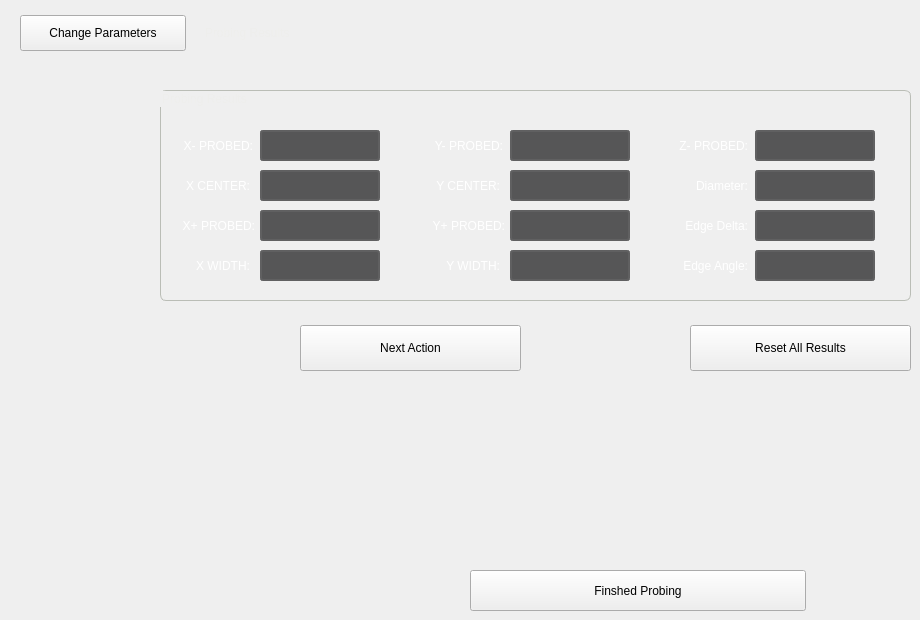
   <widget class="QWidget" name="page_displayResults">
    <widget class="QPushButton" name="buttonChangeParams">
     <property name="geometry">
      <rect>
       <x>20</x>
       <y>15</y>
       <width>166</width>
       <height>36</height>
      </rect>
     </property>
     <property name="text">
      <string>Change Parameters</string>
     </property>
    </widget>
    <widget class="QLabel" name="labelSelectedRoutine_2">
     <property name="geometry">
      <rect>
       <x>205</x>
       <y>20</y>
       <width>316</width>
       <height>26</height>
      </rect>
     </property>
     <property name="styleSheet">
      <string notr="true">QLabel{
    color: rgb(238, 238, 236);
	font: 14pt &quot;Bebas Kai&quot;;
}</string>
     </property>
     <property name="text">
      <string>Probing Results</string>
     </property>
    </widget>
    <widget class="QGroupBox" name="groupBoxOutside_4">
     <property name="geometry">
      <rect>
       <x>160</x>
       <y>90</y>
       <width>751</width>
       <height>211</height>
      </rect>
     </property>
     <property name="styleSheet">
      <string notr="true">QGroupBox{
    color: rgb(238, 238, 236);
	font: 14pt &quot;Bebas Kai&quot;;
	border-style: solid;
    border-color: rgb(186, 189, 182);
    border-width: 1px;
    border-radius: 6px;
}</string>
     </property>
     <property name="title">
      <string>Probing Results</string>
     </property>
     <widget class="StatusLabel" name="z_minus_probed_position">
      <property name="geometry">
       <rect>
        <x>595</x>
        <y>40</y>
        <width>120</width>
        <height>31</height>
       </rect>
      </property>
      <property name="sizePolicy">
       <sizepolicy hsizetype="Fixed" vsizetype="Fixed">
        <horstretch>0</horstretch>
        <verstretch>0</verstretch>
       </sizepolicy>
      </property>
      <property name="minimumSize">
       <size>
        <width>80</width>
        <height>31</height>
       </size>
      </property>
      <property name="maximumSize">
       <size>
        <width>120</width>
        <height>31</height>
       </size>
      </property>
      <property name="styleSheet">
       <string notr="true">QLabel {
    border-style: solid;
    border-color: rgb(96, 96, 97);
    border-width: 2px;
    border-radius: 3px;
    color: white;
    background: rgb(86, 86, 87);
	 font: 17pt &quot;Bebas Kai&quot;;
}</string>
      </property>
      <property name="text">
       <string/>
      </property>
      <property name="alignment">
       <set>Qt::AlignRight|Qt::AlignTrailing|Qt::AlignVCenter</set>
      </property>
      <property name="rules" stdset="0">
       <string>[]</string>
      </property>
      <property name="format" stdset="0">
       <string>{:5.3f}</string>
      </property>
     </widget>
     <widget class="StatusLabel" name="edge_delta">
      <property name="geometry">
       <rect>
        <x>595</x>
        <y>120</y>
        <width>120</width>
        <height>31</height>
       </rect>
      </property>
      <property name="sizePolicy">
       <sizepolicy hsizetype="Fixed" vsizetype="Fixed">
        <horstretch>0</horstretch>
        <verstretch>0</verstretch>
       </sizepolicy>
      </property>
      <property name="minimumSize">
       <size>
        <width>80</width>
        <height>31</height>
       </size>
      </property>
      <property name="maximumSize">
       <size>
        <width>120</width>
        <height>31</height>
       </size>
      </property>
      <property name="styleSheet">
       <string notr="true">QLabel {
    border-style: solid;
    border-color: rgb(96, 96, 97);
    border-width: 2px;
    border-radius: 3px;
    color: white;
    background: rgb(86, 86, 87);
	 font: 17pt &quot;Bebas Kai&quot;;
}</string>
      </property>
      <property name="text">
       <string/>
      </property>
      <property name="alignment">
       <set>Qt::AlignRight|Qt::AlignTrailing|Qt::AlignVCenter</set>
      </property>
      <property name="rules" stdset="0">
       <string>[]</string>
      </property>
      <property name="format" stdset="0">
       <string>{:5.3f}</string>
      </property>
     </widget>
     <widget class="QLabel" name="label_100">
      <property name="geometry">
       <rect>
        <x>260</x>
        <y>160</y>
        <width>80</width>
        <height>31</height>
       </rect>
      </property>
      <property name="sizePolicy">
       <sizepolicy hsizetype="Fixed" vsizetype="Fixed">
        <horstretch>0</horstretch>
        <verstretch>0</verstretch>
       </sizepolicy>
      </property>
      <property name="minimumSize">
       <size>
        <width>80</width>
        <height>31</height>
       </size>
      </property>
      <property name="maximumSize">
       <size>
        <width>80</width>
        <height>30</height>
       </size>
      </property>
      <property name="styleSheet">
       <string notr="true">QLabel{
font: 75 14pt &quot;Bebas Kai&quot;;
color: white;
}</string>
      </property>
      <property name="lineWidth">
       <number>0</number>
      </property>
      <property name="text">
       <string>Y WIDTH:</string>
      </property>
      <property name="alignment">
       <set>Qt::AlignRight|Qt::AlignTrailing|Qt::AlignVCenter</set>
      </property>
      <property name="indent">
       <number>0</number>
      </property>
     </widget>
     <widget class="StatusLabel" name="x_minus_probed_position">
      <property name="geometry">
       <rect>
        <x>100</x>
        <y>40</y>
        <width>120</width>
        <height>31</height>
       </rect>
      </property>
      <property name="sizePolicy">
       <sizepolicy hsizetype="Fixed" vsizetype="Fixed">
        <horstretch>0</horstretch>
        <verstretch>0</verstretch>
       </sizepolicy>
      </property>
      <property name="minimumSize">
       <size>
        <width>80</width>
        <height>31</height>
       </size>
      </property>
      <property name="maximumSize">
       <size>
        <width>120</width>
        <height>31</height>
       </size>
      </property>
      <property name="styleSheet">
       <string notr="true">QLabel {
    border-style: solid;
    border-color: rgb(96, 96, 97);
    border-width: 2px;
    border-radius: 3px;
    color: white;
    background: rgb(86, 86, 87);
	 font: 17pt &quot;Bebas Kai&quot;;
}</string>
      </property>
      <property name="text">
       <string/>
      </property>
      <property name="alignment">
       <set>Qt::AlignRight|Qt::AlignTrailing|Qt::AlignVCenter</set>
      </property>
      <property name="rules" stdset="0">
       <string>[]</string>
      </property>
      <property name="format" stdset="0">
       <string>{:5.3f}</string>
      </property>
     </widget>
     <widget class="QLabel" name="label_115">
      <property name="geometry">
       <rect>
        <x>505</x>
        <y>160</y>
        <width>83</width>
        <height>31</height>
       </rect>
      </property>
      <property name="sizePolicy">
       <sizepolicy hsizetype="Preferred" vsizetype="Fixed">
        <horstretch>0</horstretch>
        <verstretch>0</verstretch>
       </sizepolicy>
      </property>
      <property name="minimumSize">
       <size>
        <width>0</width>
        <height>31</height>
       </size>
      </property>
      <property name="maximumSize">
       <size>
        <width>16777215</width>
        <height>30</height>
       </size>
      </property>
      <property name="styleSheet">
       <string notr="true">QLabel{
font: 75 14pt &quot;Bebas Kai&quot;;
color: white;
}</string>
      </property>
      <property name="frameShape">
       <enum>QFrame::NoFrame</enum>
      </property>
      <property name="lineWidth">
       <number>0</number>
      </property>
      <property name="text">
       <string>Edge Angle:</string>
      </property>
      <property name="alignment">
       <set>Qt::AlignRight|Qt::AlignTrailing|Qt::AlignVCenter</set>
      </property>
      <property name="indent">
       <number>0</number>
      </property>
     </widget>
     <widget class="StatusLabel" name="y_probed_width">
      <property name="geometry">
       <rect>
        <x>350</x>
        <y>160</y>
        <width>120</width>
        <height>31</height>
       </rect>
      </property>
      <property name="sizePolicy">
       <sizepolicy hsizetype="Fixed" vsizetype="Fixed">
        <horstretch>0</horstretch>
        <verstretch>0</verstretch>
       </sizepolicy>
      </property>
      <property name="minimumSize">
       <size>
        <width>80</width>
        <height>31</height>
       </size>
      </property>
      <property name="maximumSize">
       <size>
        <width>120</width>
        <height>31</height>
       </size>
      </property>
      <property name="styleSheet">
       <string notr="true">QLabel {
    border-style: solid;
    border-color: rgb(96, 96, 97);
    border-width: 2px;
    border-radius: 3px;
    color: white;
    background: rgb(86, 86, 87);
	 font: 17pt &quot;Bebas Kai&quot;;
}</string>
      </property>
      <property name="text">
       <string/>
      </property>
      <property name="alignment">
       <set>Qt::AlignRight|Qt::AlignTrailing|Qt::AlignVCenter</set>
      </property>
      <property name="rules" stdset="0">
       <string>[]</string>
      </property>
      <property name="format" stdset="0">
       <string>{:5.3f}</string>
      </property>
     </widget>
     <widget class="QLabel" name="label_99">
      <property name="geometry">
       <rect>
        <x>265</x>
        <y>120</y>
        <width>80</width>
        <height>31</height>
       </rect>
      </property>
      <property name="sizePolicy">
       <sizepolicy hsizetype="Fixed" vsizetype="Fixed">
        <horstretch>0</horstretch>
        <verstretch>0</verstretch>
       </sizepolicy>
      </property>
      <property name="minimumSize">
       <size>
        <width>80</width>
        <height>31</height>
       </size>
      </property>
      <property name="maximumSize">
       <size>
        <width>80</width>
        <height>30</height>
       </size>
      </property>
      <property name="styleSheet">
       <string notr="true">QLabel{
font: 75 14pt &quot;Bebas Kai&quot;;
color: white;
}</string>
      </property>
      <property name="frameShape">
       <enum>QFrame::NoFrame</enum>
      </property>
      <property name="lineWidth">
       <number>0</number>
      </property>
      <property name="text">
       <string>Y+ PROBED:</string>
      </property>
      <property name="alignment">
       <set>Qt::AlignRight|Qt::AlignTrailing|Qt::AlignVCenter</set>
      </property>
      <property name="indent">
       <number>0</number>
      </property>
     </widget>
     <widget class="StatusLabel" name="edge_angle">
      <property name="geometry">
       <rect>
        <x>595</x>
        <y>160</y>
        <width>120</width>
        <height>31</height>
       </rect>
      </property>
      <property name="sizePolicy">
       <sizepolicy hsizetype="Fixed" vsizetype="Fixed">
        <horstretch>0</horstretch>
        <verstretch>0</verstretch>
       </sizepolicy>
      </property>
      <property name="minimumSize">
       <size>
        <width>80</width>
        <height>31</height>
       </size>
      </property>
      <property name="maximumSize">
       <size>
        <width>120</width>
        <height>31</height>
       </size>
      </property>
      <property name="styleSheet">
       <string notr="true">QLabel {
    border-style: solid;
    border-color: rgb(96, 96, 97);
    border-width: 2px;
    border-radius: 3px;
    color: white;
    background: rgb(86, 86, 87);
	 font: 17pt &quot;Bebas Kai&quot;;
}</string>
      </property>
      <property name="text">
       <string/>
      </property>
      <property name="alignment">
       <set>Qt::AlignRight|Qt::AlignTrailing|Qt::AlignVCenter</set>
      </property>
      <property name="rules" stdset="0">
       <string>[]</string>
      </property>
      <property name="format" stdset="0">
       <string>{:5.3f}</string>
      </property>
     </widget>
     <widget class="QLabel" name="label_111">
      <property name="geometry">
       <rect>
        <x>505</x>
        <y>80</y>
        <width>83</width>
        <height>31</height>
       </rect>
      </property>
      <property name="sizePolicy">
       <sizepolicy hsizetype="Preferred" vsizetype="Fixed">
        <horstretch>0</horstretch>
        <verstretch>0</verstretch>
       </sizepolicy>
      </property>
      <property name="minimumSize">
       <size>
        <width>0</width>
        <height>31</height>
       </size>
      </property>
      <property name="maximumSize">
       <size>
        <width>16777215</width>
        <height>30</height>
       </size>
      </property>
      <property name="styleSheet">
       <string notr="true">QLabel{
font: 75 14pt &quot;Bebas Kai&quot;;
color: white;
}</string>
      </property>
      <property name="frameShape">
       <enum>QFrame::NoFrame</enum>
      </property>
      <property name="lineWidth">
       <number>0</number>
      </property>
      <property name="text">
       <string>Diameter:</string>
      </property>
      <property name="alignment">
       <set>Qt::AlignRight|Qt::AlignTrailing|Qt::AlignVCenter</set>
      </property>
      <property name="indent">
       <number>0</number>
      </property>
     </widget>
     <widget class="QLabel" name="label_98">
      <property name="geometry">
       <rect>
        <x>15</x>
        <y>120</y>
        <width>80</width>
        <height>31</height>
       </rect>
      </property>
      <property name="sizePolicy">
       <sizepolicy hsizetype="Fixed" vsizetype="Fixed">
        <horstretch>0</horstretch>
        <verstretch>0</verstretch>
       </sizepolicy>
      </property>
      <property name="minimumSize">
       <size>
        <width>80</width>
        <height>31</height>
       </size>
      </property>
      <property name="maximumSize">
       <size>
        <width>80</width>
        <height>30</height>
       </size>
      </property>
      <property name="styleSheet">
       <string notr="true">QLabel{
font: 75 14pt &quot;Bebas Kai&quot;;
color: white;
}</string>
      </property>
      <property name="frameShape">
       <enum>QFrame::NoFrame</enum>
      </property>
      <property name="lineWidth">
       <number>0</number>
      </property>
      <property name="text">
       <string>X+ PROBED:</string>
      </property>
      <property name="alignment">
       <set>Qt::AlignRight|Qt::AlignTrailing|Qt::AlignVCenter</set>
      </property>
      <property name="indent">
       <number>0</number>
      </property>
     </widget>
     <widget class="StatusLabel" name="y_plus_probed_position">
      <property name="geometry">
       <rect>
        <x>350</x>
        <y>120</y>
        <width>120</width>
        <height>31</height>
       </rect>
      </property>
      <property name="sizePolicy">
       <sizepolicy hsizetype="Fixed" vsizetype="Fixed">
        <horstretch>0</horstretch>
        <verstretch>0</verstretch>
       </sizepolicy>
      </property>
      <property name="minimumSize">
       <size>
        <width>80</width>
        <height>31</height>
       </size>
      </property>
      <property name="maximumSize">
       <size>
        <width>120</width>
        <height>31</height>
       </size>
      </property>
      <property name="styleSheet">
       <string notr="true">QLabel {
    border-style: solid;
    border-color: rgb(96, 96, 97);
    border-width: 2px;
    border-radius: 3px;
    color: white;
    background: rgb(86, 86, 87);
	 font: 17pt &quot;Bebas Kai&quot;;
}</string>
      </property>
      <property name="text">
       <string/>
      </property>
      <property name="alignment">
       <set>Qt::AlignRight|Qt::AlignTrailing|Qt::AlignVCenter</set>
      </property>
      <property name="rules" stdset="0">
       <string>[]</string>
      </property>
      <property name="format" stdset="0">
       <string>{:5.3f}</string>
      </property>
     </widget>
     <widget class="StatusLabel" name="y_minus_probed_position">
      <property name="geometry">
       <rect>
        <x>350</x>
        <y>40</y>
        <width>120</width>
        <height>31</height>
       </rect>
      </property>
      <property name="sizePolicy">
       <sizepolicy hsizetype="Fixed" vsizetype="Fixed">
        <horstretch>0</horstretch>
        <verstretch>0</verstretch>
       </sizepolicy>
      </property>
      <property name="minimumSize">
       <size>
        <width>80</width>
        <height>31</height>
       </size>
      </property>
      <property name="maximumSize">
       <size>
        <width>120</width>
        <height>31</height>
       </size>
      </property>
      <property name="styleSheet">
       <string notr="true">QLabel {
    border-style: solid;
    border-color: rgb(96, 96, 97);
    border-width: 2px;
    border-radius: 3px;
    color: white;
    background: rgb(86, 86, 87);
	 font: 17pt &quot;Bebas Kai&quot;;
}</string>
      </property>
      <property name="text">
       <string/>
      </property>
      <property name="alignment">
       <set>Qt::AlignRight|Qt::AlignTrailing|Qt::AlignVCenter</set>
      </property>
      <property name="rules" stdset="0">
       <string>[]</string>
      </property>
      <property name="format" stdset="0">
       <string>{:5.3f}</string>
      </property>
     </widget>
     <widget class="QLabel" name="label_113">
      <property name="geometry">
       <rect>
        <x>10</x>
        <y>80</y>
        <width>80</width>
        <height>31</height>
       </rect>
      </property>
      <property name="sizePolicy">
       <sizepolicy hsizetype="Fixed" vsizetype="Fixed">
        <horstretch>0</horstretch>
        <verstretch>0</verstretch>
       </sizepolicy>
      </property>
      <property name="minimumSize">
       <size>
        <width>80</width>
        <height>31</height>
       </size>
      </property>
      <property name="maximumSize">
       <size>
        <width>80</width>
        <height>30</height>
       </size>
      </property>
      <property name="styleSheet">
       <string notr="true">QLabel{
font: 75 14pt &quot;Bebas Kai&quot;;
color: white;
}</string>
      </property>
      <property name="lineWidth">
       <number>0</number>
      </property>
      <property name="text">
       <string>X CENTER:</string>
      </property>
      <property name="alignment">
       <set>Qt::AlignRight|Qt::AlignTrailing|Qt::AlignVCenter</set>
      </property>
      <property name="indent">
       <number>0</number>
      </property>
     </widget>
     <widget class="QLabel" name="label_109">
      <property name="geometry">
       <rect>
        <x>260</x>
        <y>40</y>
        <width>83</width>
        <height>31</height>
       </rect>
      </property>
      <property name="sizePolicy">
       <sizepolicy hsizetype="Preferred" vsizetype="Fixed">
        <horstretch>0</horstretch>
        <verstretch>0</verstretch>
       </sizepolicy>
      </property>
      <property name="minimumSize">
       <size>
        <width>0</width>
        <height>31</height>
       </size>
      </property>
      <property name="maximumSize">
       <size>
        <width>16777215</width>
        <height>30</height>
       </size>
      </property>
      <property name="styleSheet">
       <string notr="true">QLabel{
font: 75 14pt &quot;Bebas Kai&quot;;
color: white;
}</string>
      </property>
      <property name="frameShape">
       <enum>QFrame::NoFrame</enum>
      </property>
      <property name="lineWidth">
       <number>0</number>
      </property>
      <property name="text">
       <string>Y- PROBED:</string>
      </property>
      <property name="alignment">
       <set>Qt::AlignRight|Qt::AlignTrailing|Qt::AlignVCenter</set>
      </property>
      <property name="indent">
       <number>0</number>
      </property>
     </widget>
     <widget class="StatusLabel" name="probed_diameter">
      <property name="geometry">
       <rect>
        <x>595</x>
        <y>80</y>
        <width>120</width>
        <height>31</height>
       </rect>
      </property>
      <property name="sizePolicy">
       <sizepolicy hsizetype="Fixed" vsizetype="Fixed">
        <horstretch>0</horstretch>
        <verstretch>0</verstretch>
       </sizepolicy>
      </property>
      <property name="minimumSize">
       <size>
        <width>80</width>
        <height>31</height>
       </size>
      </property>
      <property name="maximumSize">
       <size>
        <width>120</width>
        <height>31</height>
       </size>
      </property>
      <property name="styleSheet">
       <string notr="true">QLabel {
    border-style: solid;
    border-color: rgb(96, 96, 97);
    border-width: 2px;
    border-radius: 3px;
    color: white;
    background: rgb(86, 86, 87);
	 font: 17pt &quot;Bebas Kai&quot;;
}</string>
      </property>
      <property name="text">
       <string/>
      </property>
      <property name="alignment">
       <set>Qt::AlignRight|Qt::AlignTrailing|Qt::AlignVCenter</set>
      </property>
      <property name="rules" stdset="0">
       <string>[]</string>
      </property>
      <property name="format" stdset="0">
       <string>{:5.3f}</string>
      </property>
     </widget>
     <widget class="StatusLabel" name="x_plus_probed_position">
      <property name="geometry">
       <rect>
        <x>100</x>
        <y>120</y>
        <width>120</width>
        <height>31</height>
       </rect>
      </property>
      <property name="sizePolicy">
       <sizepolicy hsizetype="Fixed" vsizetype="Fixed">
        <horstretch>0</horstretch>
        <verstretch>0</verstretch>
       </sizepolicy>
      </property>
      <property name="minimumSize">
       <size>
        <width>80</width>
        <height>31</height>
       </size>
      </property>
      <property name="maximumSize">
       <size>
        <width>120</width>
        <height>31</height>
       </size>
      </property>
      <property name="styleSheet">
       <string notr="true">QLabel {
    border-style: solid;
    border-color: rgb(96, 96, 97);
    border-width: 2px;
    border-radius: 3px;
    color: white;
    background: rgb(86, 86, 87);
	 font: 17pt &quot;Bebas Kai&quot;;
}</string>
      </property>
      <property name="text">
       <string/>
      </property>
      <property name="alignment">
       <set>Qt::AlignRight|Qt::AlignTrailing|Qt::AlignVCenter</set>
      </property>
      <property name="rules" stdset="0">
       <string>[]</string>
      </property>
      <property name="format" stdset="0">
       <string>{:5.3f}</string>
      </property>
     </widget>
     <widget class="StatusLabel" name="y_center_probed_position">
      <property name="geometry">
       <rect>
        <x>350</x>
        <y>80</y>
        <width>120</width>
        <height>31</height>
       </rect>
      </property>
      <property name="sizePolicy">
       <sizepolicy hsizetype="Fixed" vsizetype="Fixed">
        <horstretch>0</horstretch>
        <verstretch>0</verstretch>
       </sizepolicy>
      </property>
      <property name="minimumSize">
       <size>
        <width>80</width>
        <height>31</height>
       </size>
      </property>
      <property name="maximumSize">
       <size>
        <width>120</width>
        <height>31</height>
       </size>
      </property>
      <property name="styleSheet">
       <string notr="true">QLabel {
    border-style: solid;
    border-color: rgb(96, 96, 97);
    border-width: 2px;
    border-radius: 3px;
    color: white;
    background: rgb(86, 86, 87);
	 font: 17pt &quot;Bebas Kai&quot;;
}</string>
      </property>
      <property name="text">
       <string/>
      </property>
      <property name="alignment">
       <set>Qt::AlignRight|Qt::AlignTrailing|Qt::AlignVCenter</set>
      </property>
      <property name="rules" stdset="0">
       <string>[]</string>
      </property>
      <property name="format" stdset="0">
       <string>{:5.3f}</string>
      </property>
     </widget>
     <widget class="StatusLabel" name="x_center_probed_position">
      <property name="geometry">
       <rect>
        <x>100</x>
        <y>80</y>
        <width>120</width>
        <height>31</height>
       </rect>
      </property>
      <property name="sizePolicy">
       <sizepolicy hsizetype="Fixed" vsizetype="Fixed">
        <horstretch>0</horstretch>
        <verstretch>0</verstretch>
       </sizepolicy>
      </property>
      <property name="minimumSize">
       <size>
        <width>80</width>
        <height>31</height>
       </size>
      </property>
      <property name="maximumSize">
       <size>
        <width>120</width>
        <height>31</height>
       </size>
      </property>
      <property name="styleSheet">
       <string notr="true">QLabel {
    border-style: solid;
    border-color: rgb(96, 96, 97);
    border-width: 2px;
    border-radius: 3px;
    color: white;
    background: rgb(86, 86, 87);
	 font: 17pt &quot;Bebas Kai&quot;;
}</string>
      </property>
      <property name="text">
       <string/>
      </property>
      <property name="alignment">
       <set>Qt::AlignRight|Qt::AlignTrailing|Qt::AlignVCenter</set>
      </property>
      <property name="rules" stdset="0">
       <string>[]</string>
      </property>
      <property name="format" stdset="0">
       <string>{:5.3f}</string>
      </property>
     </widget>
     <widget class="QLabel" name="label_108">
      <property name="geometry">
       <rect>
        <x>10</x>
        <y>40</y>
        <width>83</width>
        <height>31</height>
       </rect>
      </property>
      <property name="sizePolicy">
       <sizepolicy hsizetype="Preferred" vsizetype="Fixed">
        <horstretch>0</horstretch>
        <verstretch>0</verstretch>
       </sizepolicy>
      </property>
      <property name="minimumSize">
       <size>
        <width>0</width>
        <height>31</height>
       </size>
      </property>
      <property name="maximumSize">
       <size>
        <width>16777215</width>
        <height>30</height>
       </size>
      </property>
      <property name="styleSheet">
       <string notr="true">QLabel{
font: 14pt &quot;Bebas Kai&quot;;
color: white;
}</string>
      </property>
      <property name="frameShape">
       <enum>QFrame::NoFrame</enum>
      </property>
      <property name="lineWidth">
       <number>0</number>
      </property>
      <property name="text">
       <string>X- PROBED:</string>
      </property>
      <property name="alignment">
       <set>Qt::AlignRight|Qt::AlignTrailing|Qt::AlignVCenter</set>
      </property>
      <property name="indent">
       <number>0</number>
      </property>
     </widget>
     <widget class="QLabel" name="label_112">
      <property name="geometry">
       <rect>
        <x>505</x>
        <y>120</y>
        <width>83</width>
        <height>31</height>
       </rect>
      </property>
      <property name="sizePolicy">
       <sizepolicy hsizetype="Preferred" vsizetype="Fixed">
        <horstretch>0</horstretch>
        <verstretch>0</verstretch>
       </sizepolicy>
      </property>
      <property name="minimumSize">
       <size>
        <width>0</width>
        <height>31</height>
       </size>
      </property>
      <property name="maximumSize">
       <size>
        <width>16777215</width>
        <height>30</height>
       </size>
      </property>
      <property name="styleSheet">
       <string notr="true">QLabel{
font: 75 14pt &quot;Bebas Kai&quot;;
color: white;
}</string>
      </property>
      <property name="frameShape">
       <enum>QFrame::NoFrame</enum>
      </property>
      <property name="lineWidth">
       <number>0</number>
      </property>
      <property name="text">
       <string>Edge Delta:</string>
      </property>
      <property name="alignment">
       <set>Qt::AlignRight|Qt::AlignTrailing|Qt::AlignVCenter</set>
      </property>
      <property name="indent">
       <number>0</number>
      </property>
     </widget>
     <widget class="QLabel" name="label_114">
      <property name="geometry">
       <rect>
        <x>260</x>
        <y>80</y>
        <width>80</width>
        <height>31</height>
       </rect>
      </property>
      <property name="sizePolicy">
       <sizepolicy hsizetype="Fixed" vsizetype="Fixed">
        <horstretch>0</horstretch>
        <verstretch>0</verstretch>
       </sizepolicy>
      </property>
      <property name="minimumSize">
       <size>
        <width>80</width>
        <height>31</height>
       </size>
      </property>
      <property name="maximumSize">
       <size>
        <width>80</width>
        <height>30</height>
       </size>
      </property>
      <property name="styleSheet">
       <string notr="true">QLabel{
font: 75 14pt &quot;Bebas Kai&quot;;
color: white;
}</string>
      </property>
      <property name="lineWidth">
       <number>0</number>
      </property>
      <property name="text">
       <string>Y CENTER:</string>
      </property>
      <property name="alignment">
       <set>Qt::AlignRight|Qt::AlignTrailing|Qt::AlignVCenter</set>
      </property>
      <property name="indent">
       <number>0</number>
      </property>
     </widget>
     <widget class="StatusLabel" name="x_probed_width">
      <property name="geometry">
       <rect>
        <x>100</x>
        <y>160</y>
        <width>120</width>
        <height>31</height>
       </rect>
      </property>
      <property name="sizePolicy">
       <sizepolicy hsizetype="Fixed" vsizetype="Fixed">
        <horstretch>0</horstretch>
        <verstretch>0</verstretch>
       </sizepolicy>
      </property>
      <property name="minimumSize">
       <size>
        <width>80</width>
        <height>31</height>
       </size>
      </property>
      <property name="maximumSize">
       <size>
        <width>120</width>
        <height>31</height>
       </size>
      </property>
      <property name="styleSheet">
       <string notr="true">QLabel {
    border-style: solid;
    border-color: rgb(96, 96, 97);
    border-width: 2px;
    border-radius: 3px;
    color: white;
    background: rgb(86, 86, 87);
	 font: 17pt &quot;Bebas Kai&quot;;
}</string>
      </property>
      <property name="text">
       <string/>
      </property>
      <property name="alignment">
       <set>Qt::AlignRight|Qt::AlignTrailing|Qt::AlignVCenter</set>
      </property>
      <property name="rules" stdset="0">
       <string>[]</string>
      </property>
      <property name="format" stdset="0">
       <string>{:5.3f}</string>
      </property>
     </widget>
     <widget class="QLabel" name="label_97">
      <property name="geometry">
       <rect>
        <x>10</x>
        <y>160</y>
        <width>80</width>
        <height>31</height>
       </rect>
      </property>
      <property name="sizePolicy">
       <sizepolicy hsizetype="Fixed" vsizetype="Fixed">
        <horstretch>0</horstretch>
        <verstretch>0</verstretch>
       </sizepolicy>
      </property>
      <property name="minimumSize">
       <size>
        <width>80</width>
        <height>31</height>
       </size>
      </property>
      <property name="maximumSize">
       <size>
        <width>80</width>
        <height>30</height>
       </size>
      </property>
      <property name="styleSheet">
       <string notr="true">QLabel{
font: 75 14pt &quot;Bebas Kai&quot;;
color: white;
}</string>
      </property>
      <property name="lineWidth">
       <number>0</number>
      </property>
      <property name="text">
       <string>X WIDTH:</string>
      </property>
      <property name="alignment">
       <set>Qt::AlignRight|Qt::AlignTrailing|Qt::AlignVCenter</set>
      </property>
      <property name="indent">
       <number>0</number>
      </property>
     </widget>
     <widget class="QLabel" name="label_110">
      <property name="geometry">
       <rect>
        <x>505</x>
        <y>40</y>
        <width>83</width>
        <height>31</height>
       </rect>
      </property>
      <property name="sizePolicy">
       <sizepolicy hsizetype="Preferred" vsizetype="Fixed">
        <horstretch>0</horstretch>
        <verstretch>0</verstretch>
       </sizepolicy>
      </property>
      <property name="minimumSize">
       <size>
        <width>0</width>
        <height>31</height>
       </size>
      </property>
      <property name="maximumSize">
       <size>
        <width>16777215</width>
        <height>30</height>
       </size>
      </property>
      <property name="styleSheet">
       <string notr="true">QLabel{
font: 75 14pt &quot;Bebas Kai&quot;;
color: white;
}</string>
      </property>
      <property name="frameShape">
       <enum>QFrame::NoFrame</enum>
      </property>
      <property name="lineWidth">
       <number>0</number>
      </property>
      <property name="text">
       <string>Z- PROBED:</string>
      </property>
      <property name="alignment">
       <set>Qt::AlignRight|Qt::AlignTrailing|Qt::AlignVCenter</set>
      </property>
      <property name="indent">
       <number>0</number>
      </property>
     </widget>
    </widget>
    <widget class="QPushButton" name="buttonChangeParams_2">
     <property name="geometry">
      <rect>
       <x>470</x>
       <y>570</y>
       <width>336</width>
       <height>41</height>
      </rect>
     </property>
     <property name="text">
      <string>Finshed Probing</string>
     </property>
    </widget>
    <widget class="QPushButton" name="buttonResetResults">
     <property name="geometry">
      <rect>
       <x>690</x>
       <y>325</y>
       <width>221</width>
       <height>46</height>
      </rect>
     </property>
     <property name="text">
      <string>Reset All Results</string>
     </property>
    </widget>
    <widget class="QPushButton" name="buttonNextAction">
     <property name="geometry">
      <rect>
       <x>300</x>
       <y>325</y>
       <width>221</width>
       <height>46</height>
      </rect>
     </property>
     <property name="text">
      <string>Next Action</string>
     </property>
    </widget>
   </widget>
